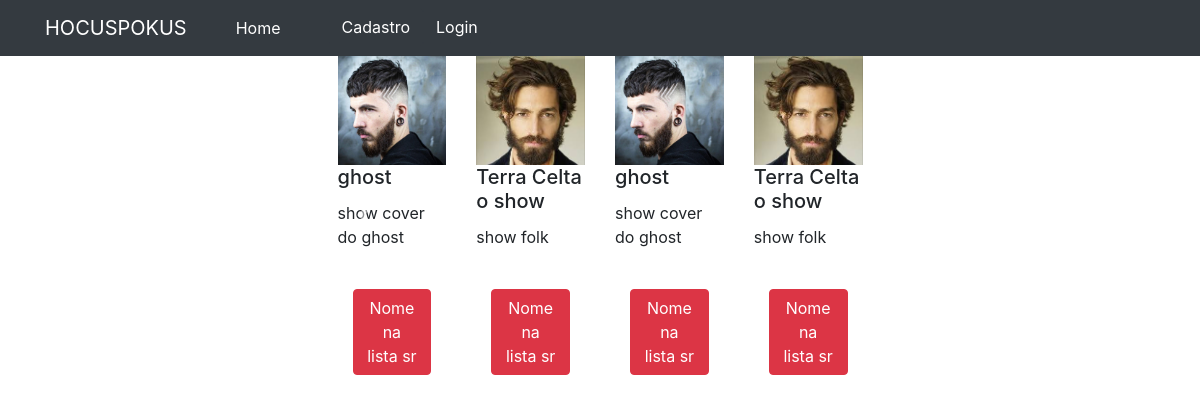
Before: / with the older database file.
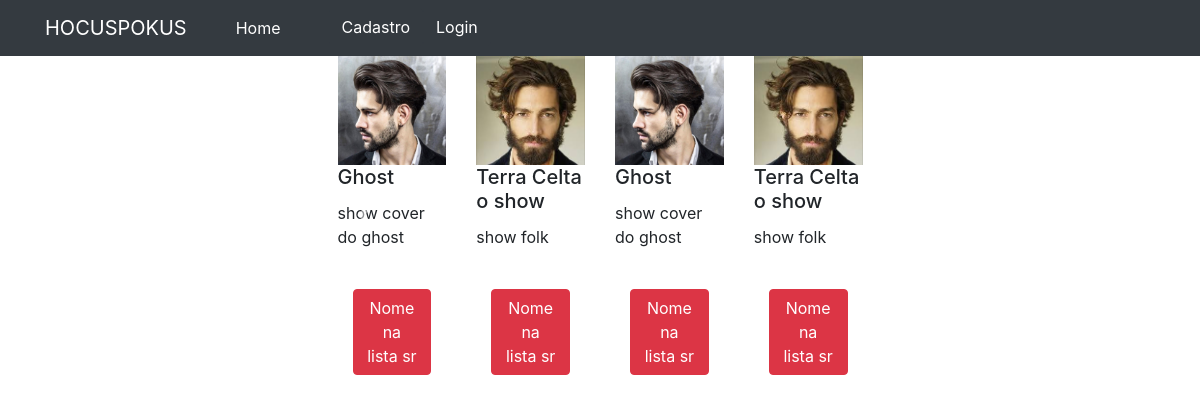
After: the same page with the newer database file.
### show/models.py (models this page shows, shortened)
class Banner(models.Model):
    titulo = models.CharField(max_length=100)
    descricao = models.CharField(max_length=300)
    foto_banner = models.ImageField(upload_to='static/banners', blank=True)
    publicada = models.BooleanField(default=False)
    show = models.ForeignKey(Show, on_delete=models.CASCADE, blank=True, null= True)

class Show(models.Model):
    titulo_show = models.CharField(max_length=100)
    descricao_show = models.CharField(max_length=300)
    horario_do_show = models.CharField(max_length=100, null=True)
    data_do_show = models.DateField(null=True)
    lista_pix = models.ManyToManyField(Usuario)
    lista_reserva_sr = models.ManyToManyField(NomeLista, related_name="show")

### show/views.py (the view)
# urls.py: path('', home, name='home'),
def home(request):
    pessoas= Usuario.objects.all()
    banner = Banner.objects.filter(publicada=True)
    show = Show.objects.all()
    dados = {'banners': banner,
             'show': show,
             'pessoa': pessoas
    }
    return render(request, 'home.html', dados)

### templates/home.html (shortened to what this page needs)
{% extends 'base.html' %}
{% load static %}
{% block content %}
<body>
{% include 'partials/_carrocel.html' %}
{% endblock %}

### templates/partials/_carrocel.html (shortened to what the changed rows need)
<div class="row d-flex justify-content-center">
    <div class="col-md-6">
        <div class="top-content">
            <div class="container-fluid">
                <div id="carousel-example" class="carousel slide" data-ride="carousel">
                    <div class="carousel-inner row w-100 mx-auto" role="listbox">
                        {% for banner in banners %}
                        {% if forloop.first %}
                        <div class="carousel-item col-12 col-sm-6 col-md-4 col-lg-3 active">
                            <img src="{{ banner.foto_banner.url }}" class="img-fluid mx-auto d-block" alt="img1">
                             <h5 class="card-title">{{ banner.titulo }}</h5>
    <p class="card-text">{{ banner.show.descricao_show }}</p>
      {% if user.is_authenticated %}
            <form action="{% url 'adicionar_nome_lista' %}" method="POST" >
                {% csrf_token %}
            <input type="hidden" name="nome" value={{ user.username }} >
            <input type="hidden" name="cpf" value={{ request.user.usuario.cpf }} >
            <input type="hidden" name="celular" value={{ request.user.usuario.celular }} >
            <input type="hidden" name="show" value={{ banner.show_id }} >
                <div class="col-12 text-center">
                    <button class="btn btn-danger mt-4" type="submit"> Nome na lista cr</button>
                </div>
            </form>
            {% else %}
            <div class="col-12 text-center">
            <a href="http://127.0.0.1:8000/registronomelista/{{ banner.show_id }} "> <button class="btn btn-danger mt-4"  > Nome na lista sr</button>  </a>
            </div>
        {% endif %}
                        </div>
                        {% endif %}
                        {% endfor %}
                        {% if banner|length < 6 %}
                        {% for banner in banners %}
                        <div class="carousel-item col-12 col-sm-6 col-md-4 col-lg-3">
                            <img src="{{ banner.foto_banner.url }}" class="img-fluid mx-auto d-block" alt="img2">
                             <h5 class="card-title">{{ banner.titulo }}</h5>
    <p class="card-text">{{ banner.show.descricao_show }}</p>
      {% if user.is_authenticated %}
            <form action="{% url 'adicionar_nome_lista' %}" method="POST" >
                {% csrf_token %}
            <input type="hidden" name="nome" value={{ user.username }} >
            <input type="hidden" name="cpf" value={{ request.user.usuario.cpf }} >
            <input type="hidden" name="celular" value={{ request.user.usuario.celular }} >
            <input type="hidden" name="show" value={{ banner.show_id }} >
                <div class="col-12 text-center">
                    <button class="btn btn-danger mt-4" type="submit"> Nome na lista cr</button>
                </div>
            </form>
            {% else %}
            <div class="col-12 text-center">
            <a href="http://127.0.0.1:8000/registronomelista/{{ banner.show_id }} "> <button class=" align-self-end btn btn-danger mt-4 "  > Nome na lista sr</button>  </a>
            </div>
        {% endif %}
                        </div>
                        {% endfor %}
                        {% endif %}
                    </div>
                </div>
            </div>
        </div>
    </div>
</div>

Changed rows visible on the page:
changed Banner "show cover do ghost": foto_banner: a different picture; titulo "ghost" → "Ghost"
